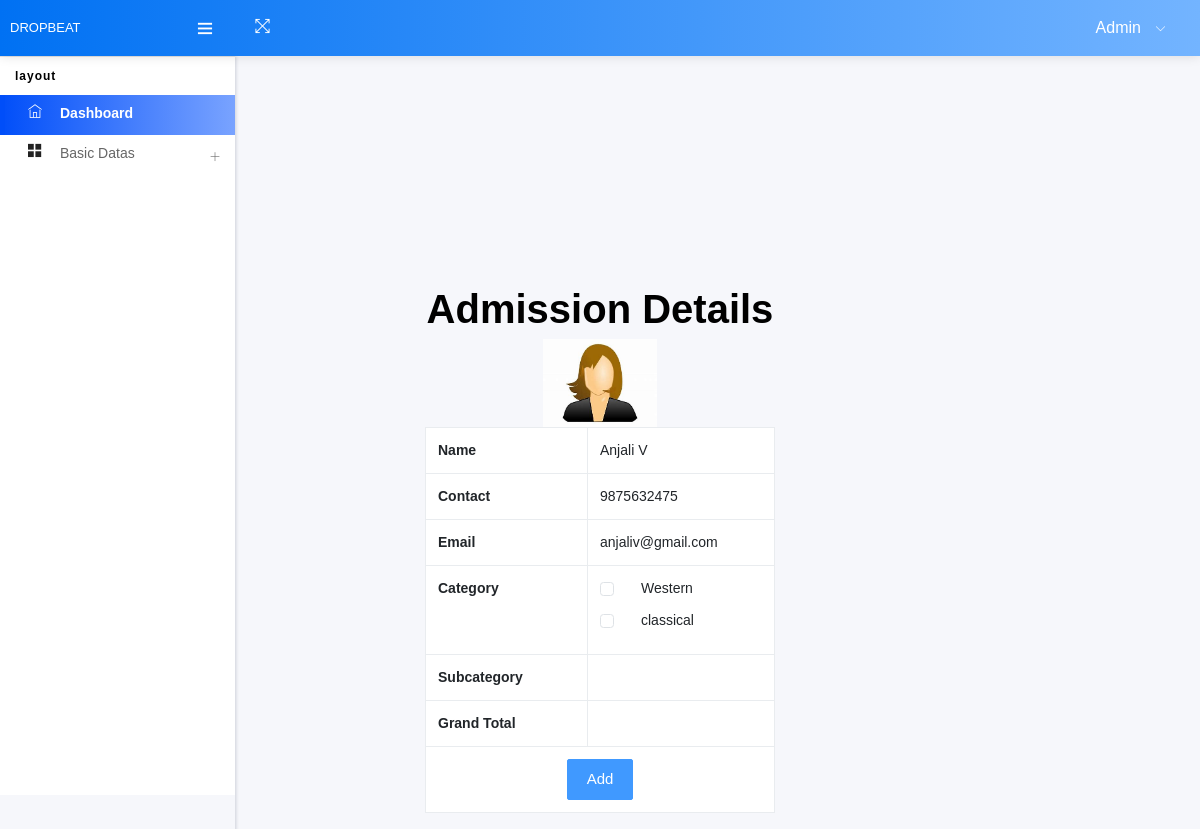
Page /Project/Admin/AdmissionDetails.php?student_id=3 on the committed database.
### tables this page shows
CREATE TABLE `tbl_studentregistration` (
  `student_id` int(11) NOT NULL auto_increment,
  `student_name` varchar(50) NOT NULL,
  `student_contact` varchar(50) NOT NULL,
  `student_email` varchar(50) NOT NULL,
  `student_password` varchar(50) NOT NULL,
  `student_photo` varchar(50) NOT NULL,
  PRIMARY KEY  (`student_id`)
);

CREATE TABLE `tbl_category` (
  `category_id` int(11) NOT NULL auto_increment,
  `category_name` varchar(50) NOT NULL,
  PRIMARY KEY  (`category_id`)
);

### Project/Admin/AdmissionDetails.php (the view, shortened to what this page needs)
<!DOCTYPE html PUBLIC "-//W3C//DTD XHTML 1.0 Transitional//EN" "http://www.w3.org/TR/xhtml1/DTD/xhtml1-transitional.dtd">
<html xmlns="http://www.w3.org/1999/xhtml">
<head>
<link href="https://cdn.jsdelivr.net/npm/bootstrap@5.5.0/dist/css/bootstrap.min.css" rel="stylesheet">
</head>
<body style="background-color:lightslategray;color: black;">
<body>
<?php
include("Head.php");
$sel="select * from tbl_studentregistration where student_id='".$_GET["student_id"]."'";
$data=mysql_query($sel);
$row=mysql_fetch_array($data);
?>
<br><br><br><br><br><br><br><br><br><br><br>
 <div class="container">
 <center><h1>Admission Details</h1></center>
        <form method="post">
            <div class="row justify-content-center">
                <div class="col-md-4 text-center">
                    <img src="../Assets/Files/User/<?php echo $row["student_photo"]?>" alt="imagepro" width="114" height="88" />
                </div>
            </div>
            <div class="row justify-content-center">
                <div class="col-md-4">
                    <table class="table table-bordered">
                        <tr>
                            <th>Name</th>
                            <td width="187"><?php echo $row["student_name"]?></td>
                        </tr>
                        <tr>
                            <th>Contact</th>
                            <td><?php echo $row["student_contact"]?></td>
                        </tr>
                        <tr>
                            <th>Email</th>
                            <td><?php echo $row["student_email"]?></td>
                        </tr>
                        <tr>
                            <th>Category</th>
                            <td>
                                <?php
                                    $sel="select * from tbl_category";
                                    $data=mysql_query($sel);
                                    while($row=mysql_fetch_array($data))
                                    {
                                ?>
                                <div class="form-check">
                                    <input type="checkbox" name="cate[]" id="cate" class="form-check-input cate" value="<?php echo $row["category_id"]?>" onclick="getSub()"/>
                                    <label class="form-check-label" for="cate"><?php echo $row["category_name"]?></label>
                                </div>
                                <?php
                                    }
                                ?>
                            </td>
                        </tr>
                        <tr>
                            <th>Subcategory</th>
                            <td id="subcat"><?php echo $row["category_name"]?></td>
                        </tr>
                        <tr>
                            <th>Grand Total</th>
                            <td id="total"></td>
                        </tr>
                        <tr>
                            <td colspan="2" class="text-center">
                                <input type="submit" name="btnsave" value="Add" class="btn btn-primary" />
                            </td>
                        </tr>
                    </table>
                </div>
            </div>
        </form>
    </div>
</body>
</html>
</body>
</html>

### rows in the picture
tbl_studentregistration: student_photo (picture), student_name "Anjali V", student_contact "9875632475", student_email "anjaliv@gmail.com"
tbl_category: category_name "Western"
tbl_category: category_name "classical"
